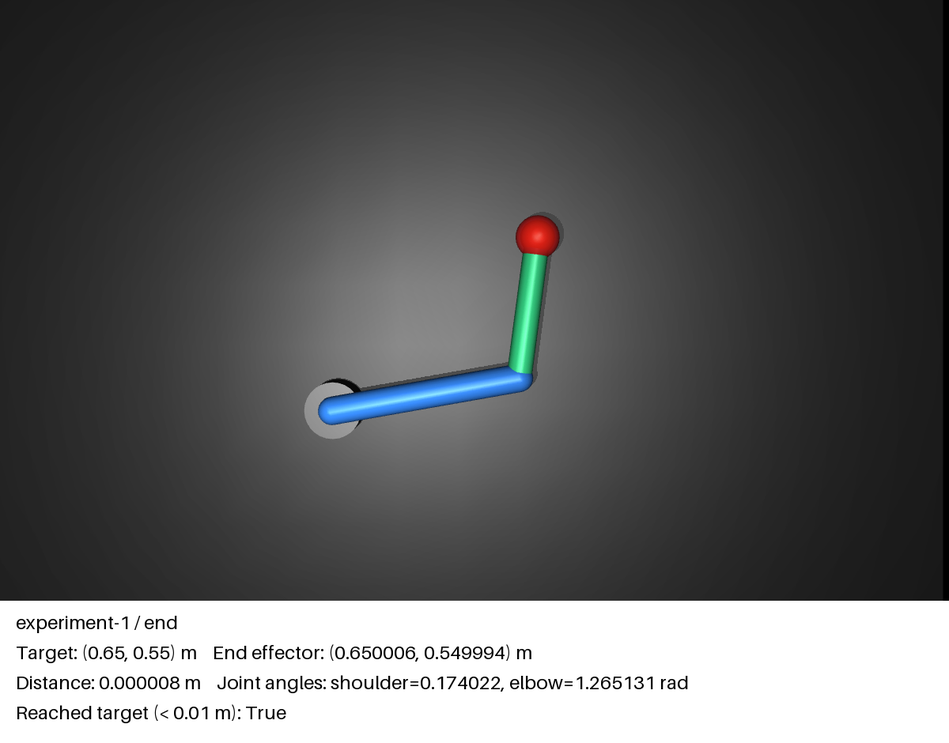
#> input picture experiments/mujoco-target-tracking/article-images/experiment-1-end.png, 949 x 743 px, shrunk from 1200 x 940 before the run
$ python -i handcrafted_detector.py   (imports and definitions only)
#> lines starting #> are read from the running program, lines starting #| are printed output that depends on the picture; after the words box and inside, x2 and y2 are one past the last pixel; in counts of white or black regions, pixels touching at a corner belong together
from __future__ import annotations

"""人間が明示した色・面積・円形度規則による目標位置推定。"""

from dataclasses import dataclass

import cv2
import numpy as np

from camera_mapping import pixel_to_world


# テスト画像を見る前に固定する初期規則（handcrafted-v1）。
RED_LOW_1 = np.array([0, 75, 40], dtype=np.uint8)
RED_HIGH_1 = np.array([16, 255, 255], dtype=np.uint8)
RED_LOW_2 = np.array([165, 75, 40], dtype=np.uint8)
RED_HIGH_2 = np.array([179, 255, 255], dtype=np.uint8)
MIN_AREA = 3
MAX_AREA = 90


@dataclass(frozen=True)
class Detection:
    world_x: float
    world_y: float
    pixel_x: float
    pixel_y: float
    area: float
    circularity: float


def detect_target(image_rgb: np.ndarray) -> Detection | None:
    hsv = cv2.cvtColor(image_rgb, cv2.COLOR_RGB2HSV)
#> hsv: shape (743, 949, 3); mean H, S, V 1.4, 2.7, 95.5
    mask = cv2.inRange(hsv, RED_LOW_1, RED_HIGH_1) | cv2.inRange(
        hsv, RED_LOW_2, RED_HIGH_2
    )
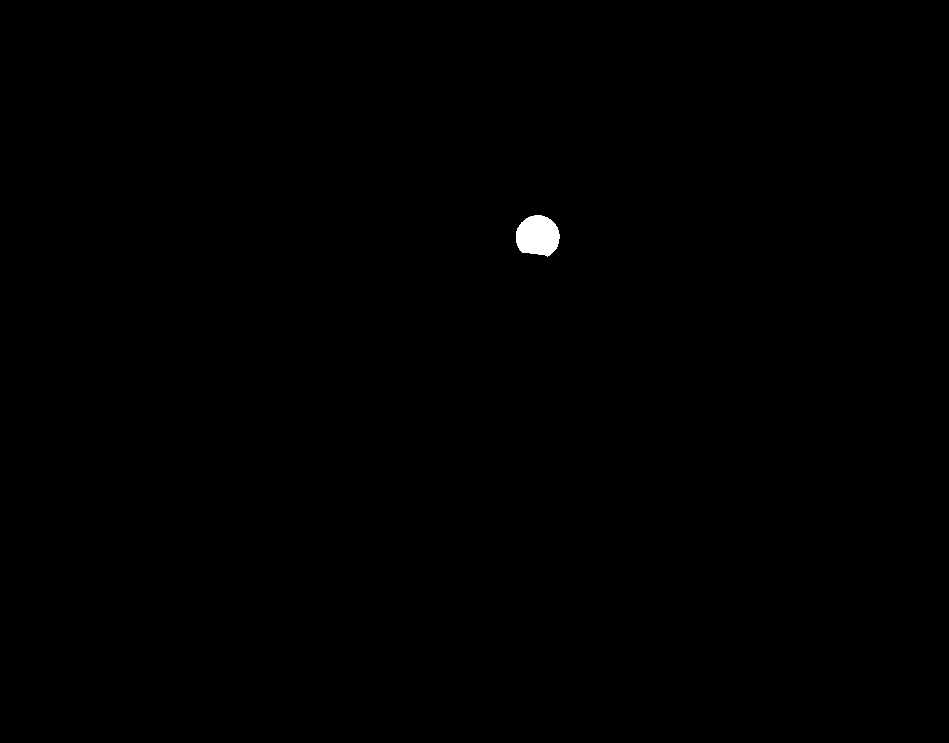
#> mask: shape (743, 949); 0.2% white; 1 white region

    # 小さい目標を消さないため、初期方式ではopening/closingを適用しない。
    contours, _ = cv2.findContours(mask, cv2.RETR_EXTERNAL, cv2.CHAIN_APPROX_SIMPLE)
#> contours = 1 contour; box (x1, y1, x2, y2) and area: (516, 215, 560, 257) 1369
    candidates: list[tuple[float, float, float, float, float]] = []
    for contour in contours:
        area = float(cv2.contourArea(contour))
        if not MIN_AREA <= area <= MAX_AREA:
            continue
        perimeter = float(cv2.arcLength(contour, True))
        if perimeter <= 0:
            continue
        circularity = float(4.0 * np.pi * area / (perimeter * perimeter))
        moments = cv2.moments(contour)
        if moments["m00"] == 0:
            continue
        pixel_x = float(moments["m10"] / moments["m00"])
        pixel_y = float(moments["m01"] / moments["m00"])
        # 円形度を主にしつつ、1～2画素のノイズ領域を面積で抑える。
        score = circularity * float(np.sqrt(area))
        candidates.append((score, pixel_x, pixel_y, area, circularity))
#> this loop made 1 pass
#> area on pass 1: 1369
#> after the loop, candidates = []

    if not candidates:
        return None
    _, pixel_x, pixel_y, area, circularity = max(candidates, key=lambda item: item[0])
    world_x, world_y = pixel_to_world(pixel_x, pixel_y)
    return Detection(world_x, world_y, pixel_x, pixel_y, area, circularity)

>>> import cv2
>>> picture = cv2.cvtColor(cv2.imread('../mujoco-target-tracking/article-images/experiment-1-end.png'), cv2.COLOR_BGR2RGB)
>>> result = detect_target(picture)
